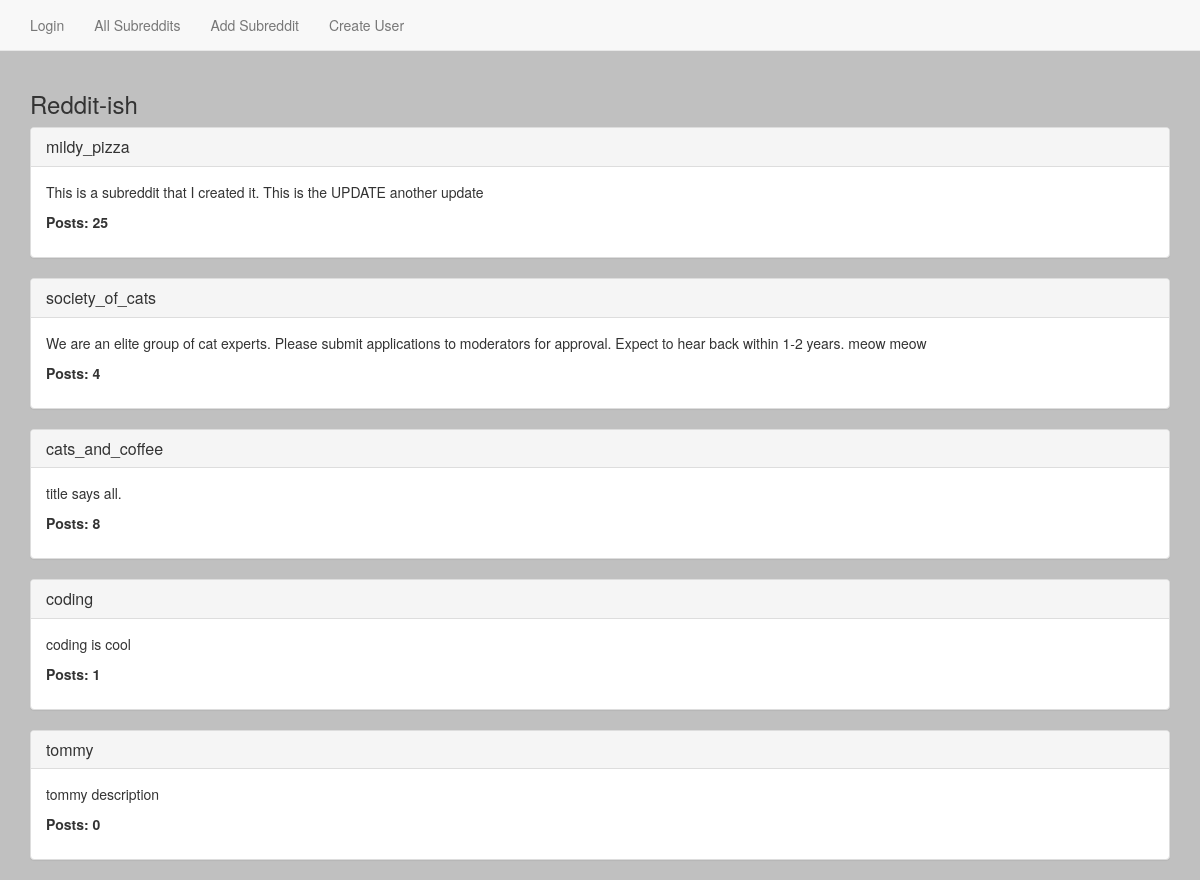
The app's page /subreddits/, older data.
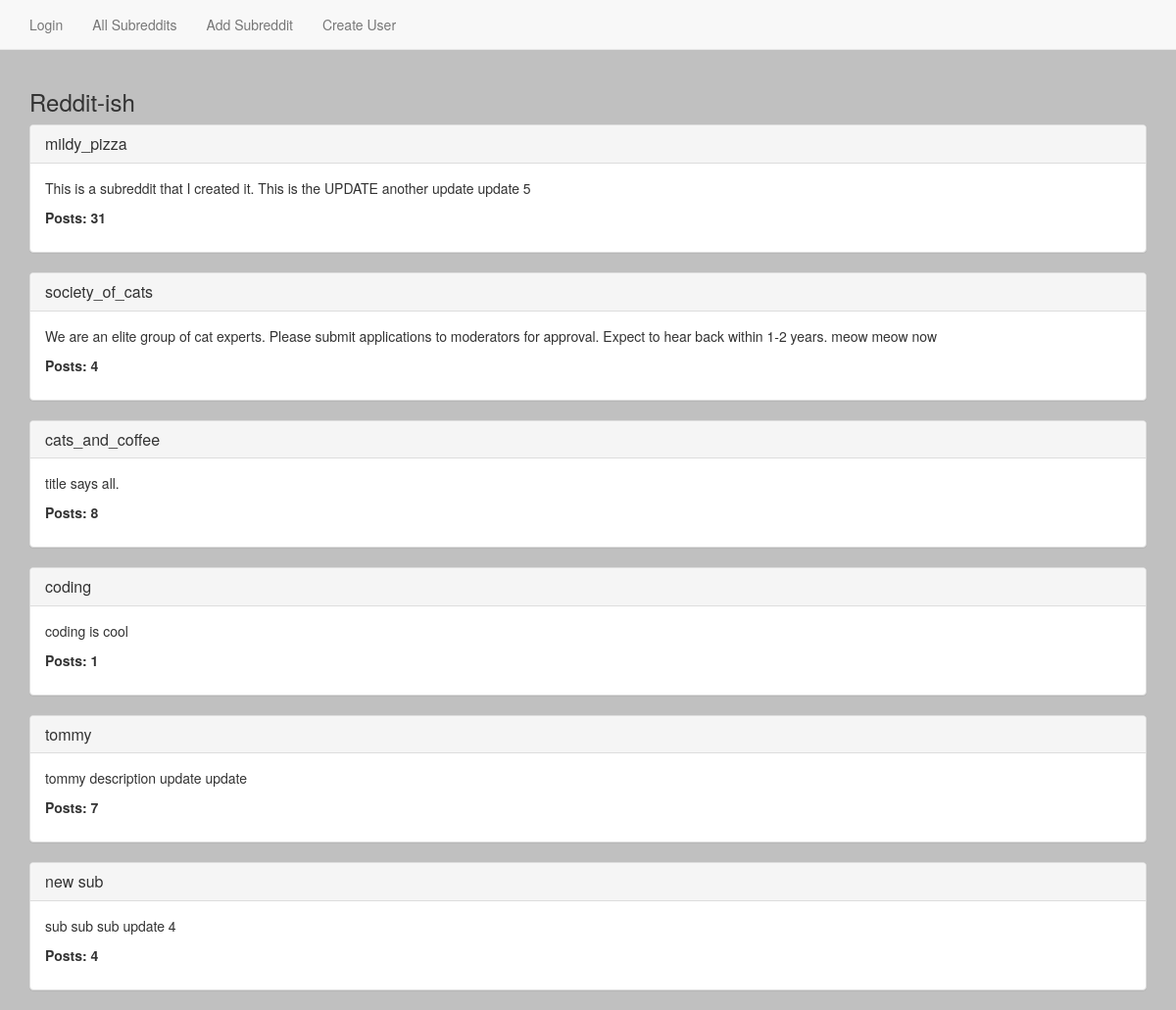
The same page, newer data.
### reddit_app/models.py (models this page shows, shortened)
class Subreddit(models.Model):
    name = models.CharField(max_length=50)
    description = models.TextField()
    creation = models.DateTimeField(auto_now_add=True)
    def current_count(self):
        return self.post_set.count()
    def __str__(self):
        return self.name

### reddit_app/views.py (the view)
# urls.py: url(r'^subreddits/$', SubredditView.as_view(), name='subreddit_view'),
class SubredditView(ListView):
    template_name = 'subreddits.html'
    model = Subreddit

### templates/subreddits.html
{% extends 'base.html' %}
{% block content %}
{% for subreddit in object_list %}
<div class="panel panel-default">
    <div class="panel-heading">
        <h3 class="panel-title"><a href="{% url 'subreddit_detail_view' subreddit.id %}">{{ subreddit }}</a></h3>
    </div>
    <div class="panel-body">
        <p>
            {{ subreddit.description }}
        </p>
        <p>
            <b>Posts: {{ subreddit.current_count }}</b>
        </p>
    </div>
</div>
    {% endfor %}
{% endblock %}

### templates/base.html (shortened to what this page needs)
{% load staticfiles %}
<!DOCTYPE html>
<html>
    <head>
        <link rel="stylesheet" href="{% static 'css/bootstrap.css' %}" media="screen" title="no title">
    </head>
    <body>
            <nav class="navbar navbar-default navbar-static-top">
              <div class="container-fluid">
                <ul class='nav navbar-nav'>
                {% if not request.user.is_authenticated %}
                      <li><a href="{% url 'login' %}">Login</a></li>
                {% else %}
                      <li class="clearfix"><h5 class='navbar-text pull-right'>You are logged in as: {{ request.user }}</h5></li>
                      <li><a href="{% url 'logout' %}?next={% url 'subreddit_view' %}">Logout</a></li>
                {% endif %}
                <li><a href="{% url 'subreddit_view' %}">All Subreddits</a></li>
                <li><a href="{% url 'subreddit_create_view' %}">Add Subreddit</a></li>
                <li><a href="{% url 'user_create_view' %}">Create User</a></li>
                <br>
                <br>
              </ul>
              </div>
            </nav>
        <div class="container">
          <h3>Reddit-ish</h3>
            {% block content %}
            {% endblock %}
        </div>
    </body>
</html>

### templates/base.html (style rules this page uses)
body { background-color: silver; }

Row changes from the older to the newer data that the page shows:
changed Subreddit "mildy_pizza": description "This is a subreddit that I created it. This is the UPDATE another update" → "This is a subreddit that I created it. This is the UPDATE another update update 5"; current_count "25" → "31"
changed Subreddit "society_of_cats": description "We are an elite group of cat experts. Please submit applications to moderators for approval. Expect to hear back within 1-2 years. meow meow" → "We are an elite group of cat experts. Please submit applications to moderators for approval. Expect to hear back within 1-2 years. meow meow now"
changed Subreddit "tommy": description "tommy description" → "tommy description update update"; current_count "0" → "7"
added Subreddit: name "new sub", description "sub sub sub update 4", current_count "4"
